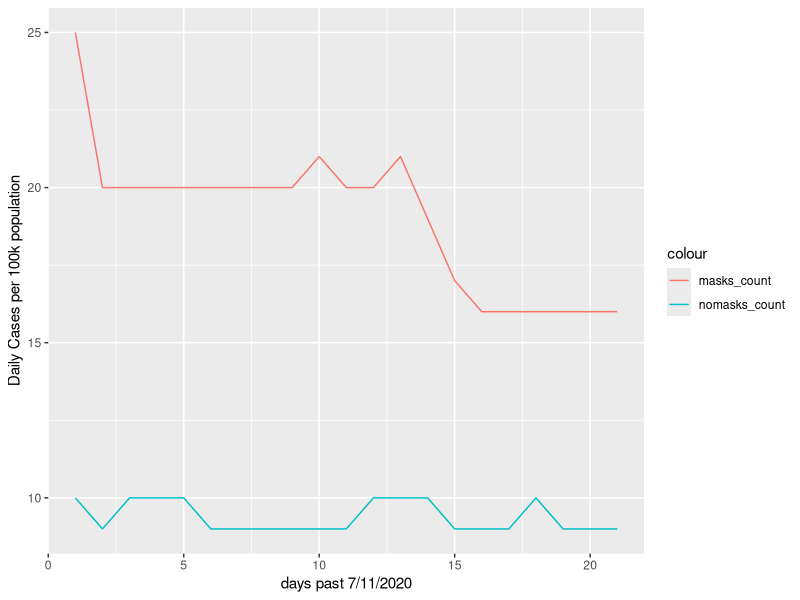

Generate this figure with R:
## ---- chunk 1
library(tidyverse) 
## ---- chunk 2
df <- tribble(
  ~date, ~mask_count, ~nomask_count,
  "7/12/2020",25,10,
  "7/13/2020",20,9,
  "7/14/2020",20,10,
  "7/15/2020",20,10,
  "7/16/2020",20,10,
  "7/17/2020",20,9,
  "7/18/2020",20,9,
  "7/19/2020",20,9,
  "7/20/2020",20,9,
  "7/21/2020",21,9,
  "7/23/2020",20,9,
  "7/24/2020",20,10,
  "7/25/2020",21,10,
  "7/26/2020",19,10,
  "7/27/2020",17,9,
  "7/28/2020",16,9,
  "7/29/2020",16,9,
  "7/30/2020",16,10,
  "8/1/2020",16,9,
  "8/2/2020",16,9,
  "8/3/2020",16,9,
  )
## ---- chunk 3
df2 <- tribble(
  ~days, ~masks_count, ~nomasks_count,
  1,25,10,
  2,20,9,
  3,20,10,
  4,20,10,
  5,20,10,
  6,20,9,
  7,20,9,
  8,20,9,
  9,20,9,
  10,21,9,
  11,20,9,
  12,20,10,
  13,21,10,
  14,19,10,
  15,17,9,
  16,16,9,
  17,16,9,
  18,16,10,
  19,16,9,
  20,16,9,
  21,16,9,
)


df2 %>%
  ggplot(aes(days)) +
  geom_line(aes(y = masks_count, colour = "masks_count")) +
  geom_line(aes(y = nomasks_count, colour = "nomasks_count")) +
  labs (x = "days past 7/11/2020", y = "Daily Cases per 100k population")
  #geom_col(mapping = aes(x = days, y = nomasks_count))
  

 
